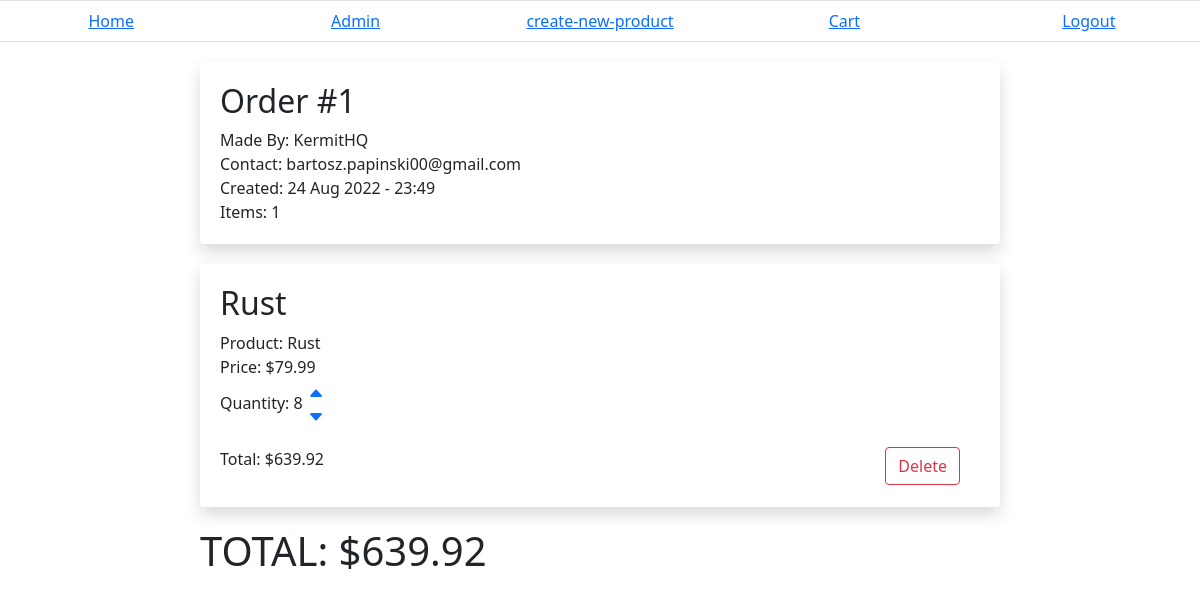
Page /cart/ (signed in) on the earlier database version.
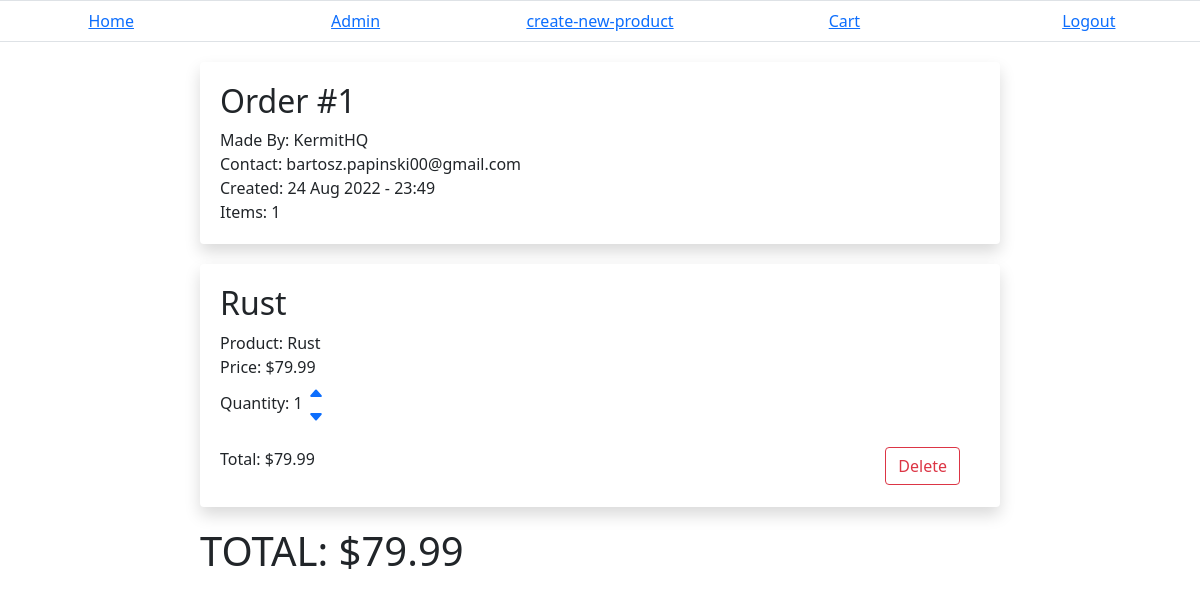
Same page on the later database version.
### Ecommerce/models.py (models this page shows, shortened)
class OrderItem(models.Model):
	order = models.ForeignKey(Order, on_delete=models.CASCADE)
	item = models.ForeignKey(Product, on_delete=models.CASCADE)
	quantity = models.IntegerField()
	def get_total_price(self):
		price = self.item.price * self.quantity
		return price

class Product(models.Model):
	name = models.CharField(max_length=200)
	category = models.ForeignKey(Category, on_delete=models.CASCADE)
	availability = models.IntegerField()
	price = models.DecimalField(max_digits=5, decimal_places=2)

### Ecommerce/views.py (the view)
# urls.py: path('cart/', CartView, name="cart"),
@login_required
def CartView(request):
	context = {}
	order = Order.objects.get(user=request.user)
	ordered_products = OrderItem.objects.filter(order=order)
	total_price = 0
	for product in ordered_products:
		total_price += product.get_total_price()
	TOTAL_price = 0
	for item in order.orderitem_set.all():
		TOTAL_price += item.get_total_price()
	print(type(TOTAL_price))
	context['TOTAL'] = TOTAL_price
	context['total_price'] = total_price
	context['order'] = order
	context['ordered_products'] = ordered_products
	return render(request, "Ecommerce/cart.html", context)

### Account/models.py (called while the page is built)
	def __str__(self):
		return self.email

### Ecommerce/templates/Ecommerce/cart.html (shortened to what this page needs)
{% extends 'base.html' %}
{% block content %}
	<div class="order-data shadow bg-white rounded">
		<div>
			<h2>Order #{{order.id}}</h2>
		</div>
		<div class="user-data">
			<p>Made By: {{order.user.username}}</p>
			<p>Contact: {{order.user}}</p>
			<p>Created: {{order.created|date:"d M Y - G:i"}}
			<p>Items: {{ordered_products.count}}</p>
		</div>
	</div>
	<link rel="stylesheet" href="//code.jquery.com/ui/1.13.2/themes/base/jquery-ui.css">
	{% for product in ordered_products %}
		{% if product %}
			<div class="cart-data shadow bg-white rounded" id="{{product.id}}">
				<div class="item">
					<h2>{{product.item.name}}</h2>
				</div>
				<div class="product-data">
					<p>Product: {{product.item.name}}</p>
					<p id="price">Price: ${{product.item.price}}</p>
					<div class="product-quantity">
						<div class="quantity" id="testing">
							<p>Quantity: {{product.quantity}}</p>
						</div>
						<div class="change-quantity">
							<form method="POST">
								<a href="#"  data-orderItemId="{{product.id}}" class = "quantity-increase"><div >
									<svg xmlns="http://www.w3.org/2000/svg" width="16" height="16" fill="currentColor" class="bi bi-caret-up-fill" viewBox="0 0 16 16"><path d="m7.247 4.86-4.796 5.481c-.566.647-.106 1.659.753 1.659h9.592a1 1 0 0 0 .753-1.659l-4.796-5.48a1 1 0 0 0-1.506 0z"/></svg>
								</div>
								</a>
								<a href="#" data-orderItemId="{{product.id}}" class = "quantity-decrease"><div ><svg xmlns="http://www.w3.org/2000/svg" width="16" height="16" fill="currentColor" class="bi bi-caret-down-fill" viewBox="0 0 16 16"><path d="M7.247 11.14 2.451 5.658C1.885 5.013 2.345 4 3.204 4h9.592a1 1 0 0 1 .753 1.659l-4.796 5.48a1 1 0 0 1-1.506 0z"/></svg></div></a>
							</form>
						</div>
					</div>
				</div>
				<div class="cost">
					<div class="footer-item">
						<p id="total">Total: ${{product.get_total_price}}</p>
					</div>
					<div class="footer-item">
						<button onclick="Delete({{product.id}})" type="button" class="btn btn-outline-danger">Delete</button>
					</div>
				</div>
			</div>
		{% endif %}
	{% endfor %}
	<h1 id="TOTAL">TOTAL: ${{TOTAL}}</h1>
{% endblock content %}

Differences in the rows shown:
changed OrderItem "Rust": quantity "8" → "1"; get_total_price "639.92" → "79.99"
Other differences:
{{ TOTAL }}: "639.92" → "79.99"
